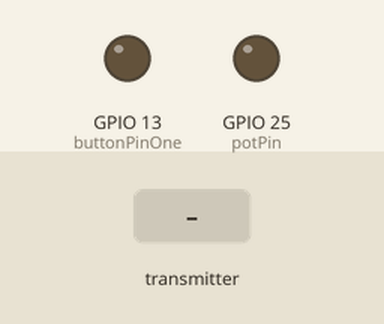
Recording of a sketch running on a simulated ESP32. Shown: output pins drawn as LEDs (lit = HIGH). The inputs (shaded band) are chosen by the test bench. What the sketch prints to the serial monitor is not drawn.

Above: at 1.2 s.
1.3 s: the transmitter starts sending potValue = 1024
At 1.6 s:
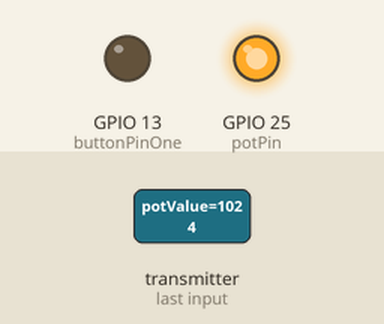
2.8 s: the transmitter starts sending pinOne = 1024
At 4.0 s:
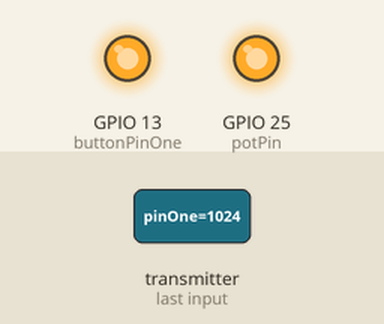
4.3 s: the transmitter starts sending potValue = 0
At 5.1 s:
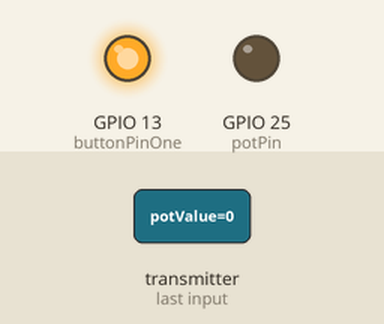
5.8 s: the transmitter starts sending potValue = 2048
At 6.2 s:
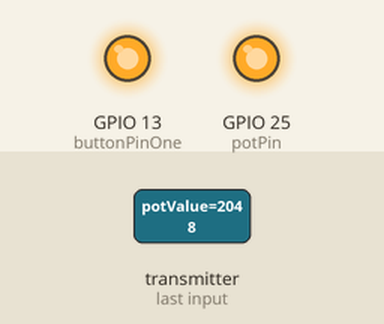
7.3 s: the transmitter starts sending pinOne = 0
At 8.6 s:
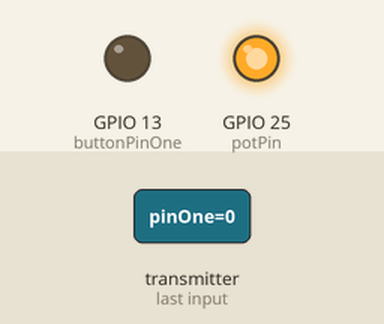
Timing chart, 0 to 9.8 s (numbered marks = the images above; inputs shaded):
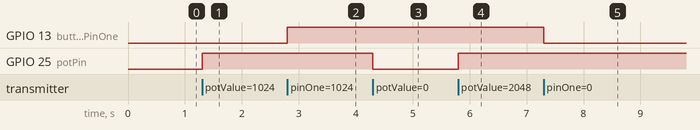

The sketch:

outside_boat.ino
```cpp
//Outboard part program (slave)
#include <esp_now.h>
#include <WiFi.h>

// uint8_t inboardAddress[] = {0x84, 0x1F, 0xE8, 0x07, 0xCD, 0x84};  //TEST WITH ANTENNA
// uint8_t inboardAddress[] = {0x3C, 0xE9, 0x0E, 0x6D, 0xE8, 0xD4};  //DESTINY.
uint8_t inboardAddress[] = {0x80, 0xF3, 0xDA, 0x40, 0xEE, 0xC0}; //outboard test with antenna

//pins
const int buttonPinOne = 13;
const int potPin = 25;

int incomingPinOne;
int incomingPotValue;
bool isOkConnection = false;

String success;

typedef struct struct_message {
    int pinOne;
    int potValue;
} struct_message;

struct_message incomingReadings;

typedef struct struct_message_chk {
    int test = 1;
} struct_message_chk;

struct_message_chk chkInboard;

esp_now_peer_info_t peerInfo;

void OnDataSent(const wifi_tx_info_t* wifiInfo, esp_now_send_status_t status) {
  Serial.print("\r\nLast Packet Send Status:\t");
  if (status == ESP_NOW_SEND_SUCCESS) {
    Serial.println("Delivery succeess");
    isOkConnection = true;
  } else {
    Serial.println("Delivery failed");
    isOkConnection = false;
  }
}

void OnDataRecv(const uint8_t * mac, const uint8_t *incomingData, int len) {
  memcpy(&incomingReadings, incomingData, sizeof(incomingReadings));
  // Serial.print("Bytes received: ");
  // Serial.println(len);
  incomingPinOne = incomingReadings.pinOne;
  incomingPotValue = incomingReadings.potValue;
}

void setup() {
  WiFi.mode(WIFI_STA);
  Serial.begin(115200);

  if (esp_now_init() != ESP_OK) {
    Serial.println("Error initializing ESP-NOW");
    return;
  }
  esp_now_register_send_cb(OnDataSent);

  // Register peer
  memcpy(peerInfo.peer_addr, inboardAddress, 6);
  peerInfo.channel = 0;
  peerInfo.encrypt = false;

  // Add peer
  if (esp_now_add_peer(&peerInfo) != ESP_OK){
    Serial.println("Failed to add peer");
    return;
  }

  esp_now_register_recv_cb(esp_now_recv_cb_t(OnDataRecv));

  pinMode(buttonPinOne, OUTPUT);
}

int oldIncomingPinOne = -1;
int oldPotVal = -1;
int chkLoop = 0;

void loop() {
  if (oldIncomingPinOne != incomingPinOne || oldPotVal != incomingPotValue) {
    incomingPinOne == 0 ? digitalWrite(buttonPinOne, LOW) : digitalWrite(buttonPinOne, HIGH);
    dacWrite(potPin, incomingPotValue);
    oldIncomingPinOne = incomingPinOne;
    oldPotVal = incomingPotValue;
  }
  chkLoop++;
  if (chkLoop > 1000) {
    chkLoop = 0;
    esp_err_t result = esp_now_send(inboardAddress, (uint8_t *) &chkInboard, sizeof(chkInboard));
    if (isOkConnection == false) {
      incomingPotValue = 0;
    }
  }
  Serial.print("pot: ");
  Serial.println(incomingPotValue);
}
//Outboard part program (slave)
```

Measured:
- after the input at 1.3 s, GPIO 25 (potPin): LOW → HIGH at once
- after the input at 2.8 s, GPIO 13 (buttonPinOne): LOW → HIGH at once
- after the input at 4.3 s, GPIO 25 (potPin): HIGH → LOW at once
- after the input at 5.8 s, GPIO 25 (potPin): LOW → HIGH at once
- after the input at 7.3 s, GPIO 13 (buttonPinOne): HIGH → LOW at once
